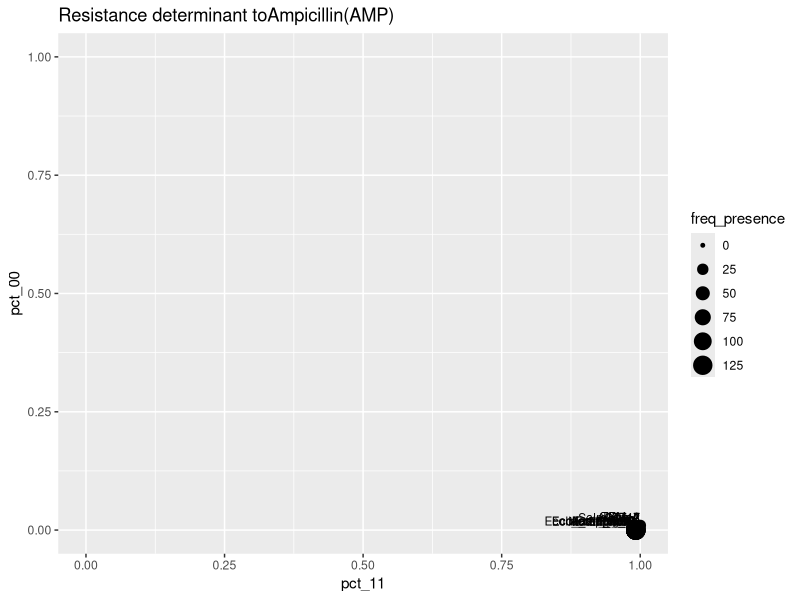
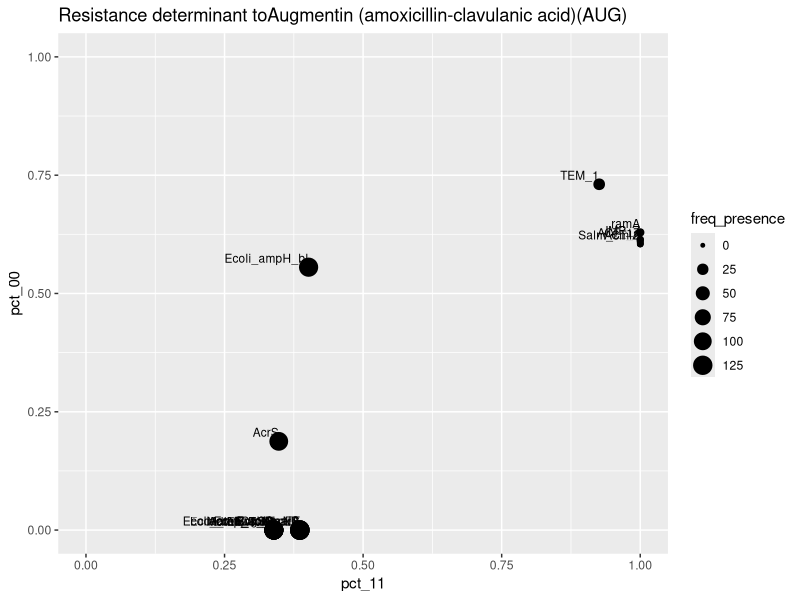
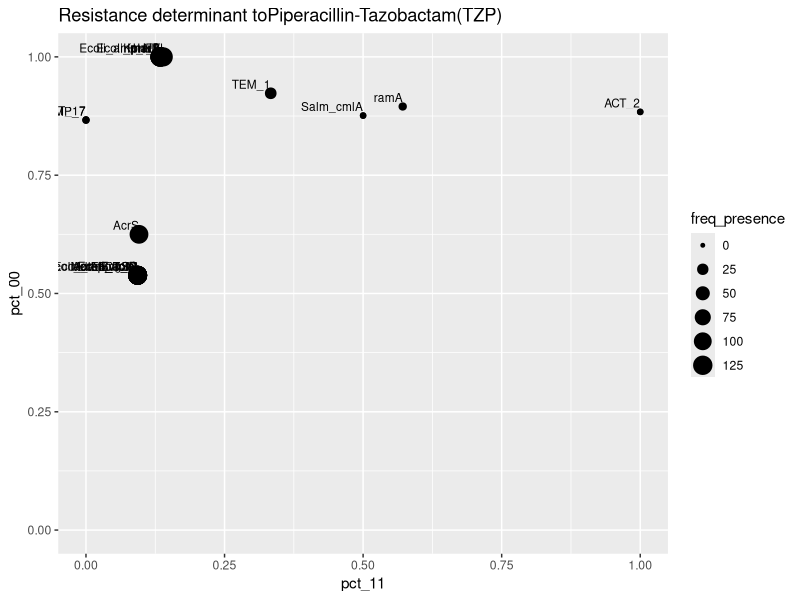
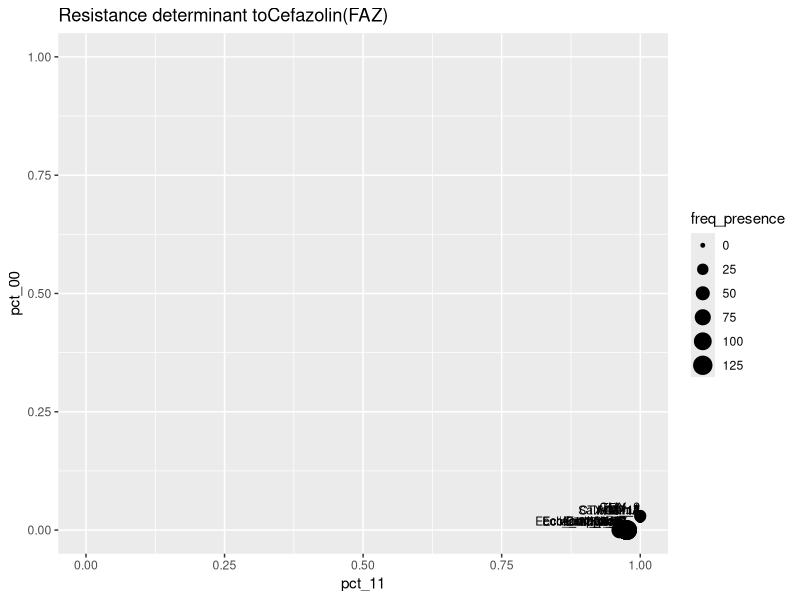
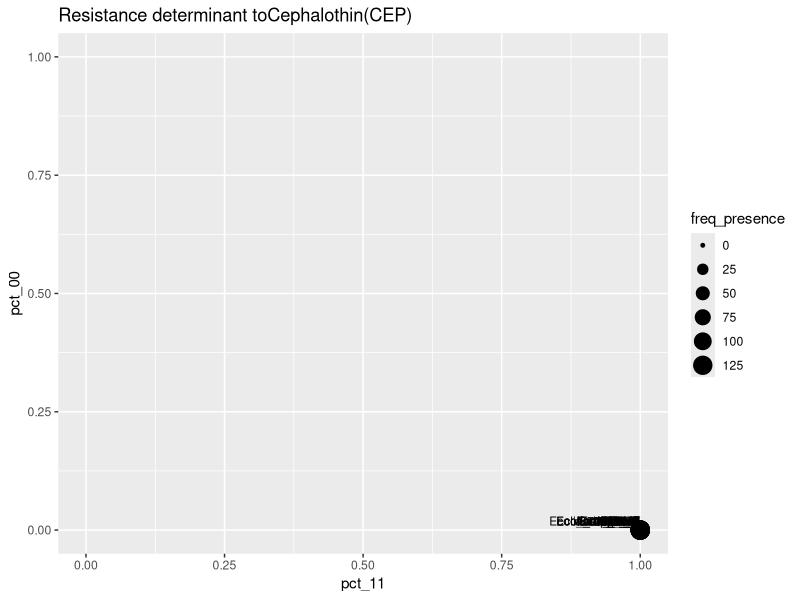
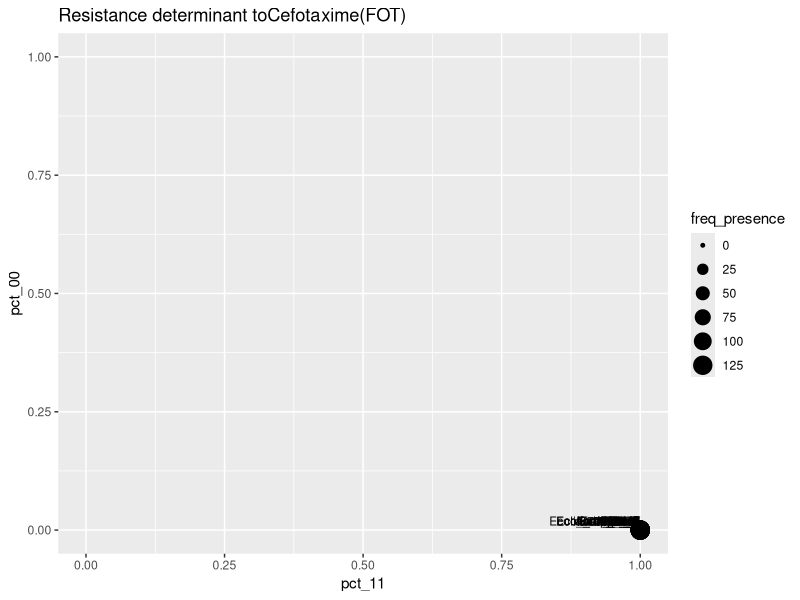
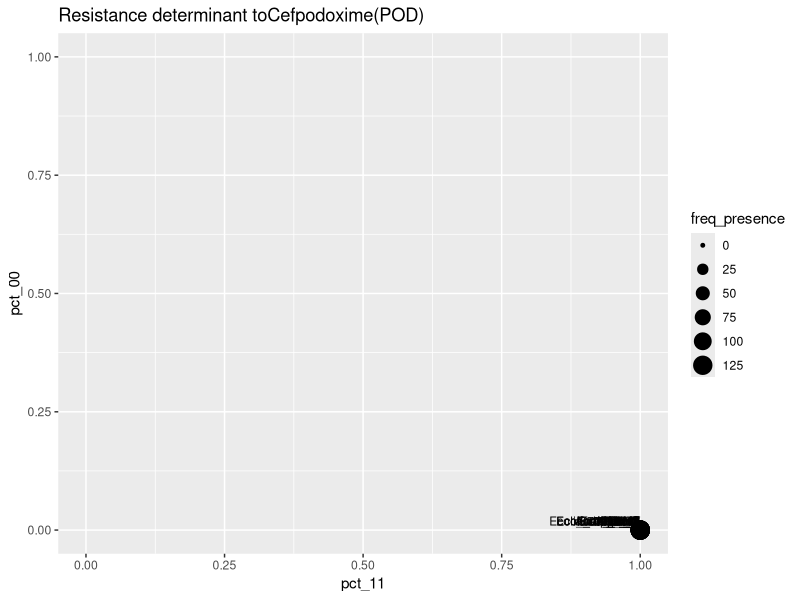
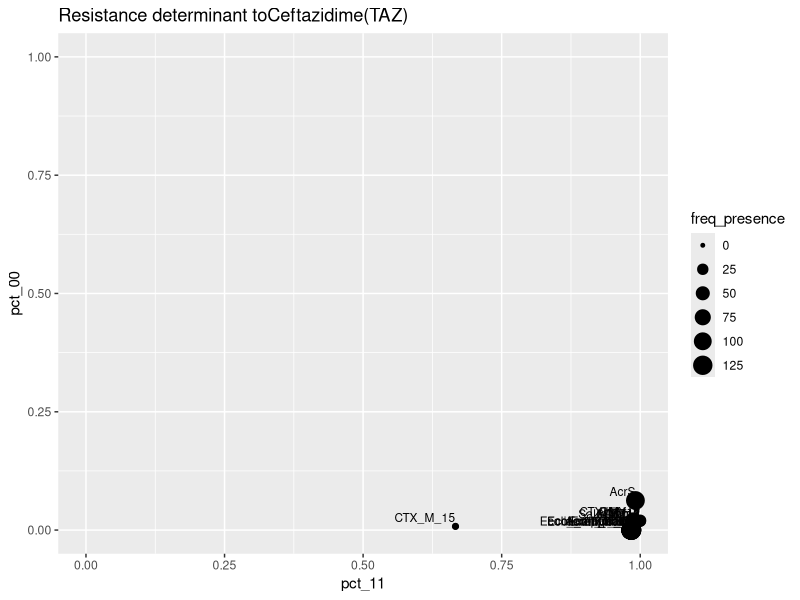

Write the R code that produced these figures, in order.
# 17 janvier 2020
# Jean-Simon Brouard

#install.packages("devtools")
#install.packages("rlang")

#devtools::install_github("r-lib/svglite")


library(tidyverse)
library(ggplot2)



#------------------------------------------------------------------------------
# Function str_to_quosure
#------------------------------------------------------------------------------
# This mini function convert string to quosure objects
# It is helpful in circumstances when using an external source to define
# dplyr arguments to be used in functions
# See https://github.com/r-lib/rlang/issues/116
# and https://dplyr.tidyverse.org/articles/programming.html
#------------------------------------------------------------------------------
str_to_quosure <- function(string) {
  out <- quo(!!sym(string))
  return (out)
}
#------------------------------------------------------------------------------

#------------------------------------------------------------------------------
# Function pheno_geno
#------------------------------------------------------------------------------
# This function take a phenotype (AST) (e.g. SUL or FOT)
# and a list of associated genes gene_list <- c(quo(sul1), quo(sul2), quo(sul3))
# Note that the gene list is a list of quosure for ensuring that
# we can use dyplr's verbs inside functions
# see https://dplyr.tidyverse.org/articles/programming.html
# usage example: pheno_geno (df, SUL, sul_genes_list)
#------------------------------------------------------------------------------
pheno_geno <- function (df, AST, gene_list, antibio) {
  
  header_df <- c('freq_presence', 'freq_absence', 'var00', 'var11', 'var10', 'var01', 'pct_00', 'pct_11' )
  AST <- enquo(AST)
  AST_name <- paste0(quo_name(AST))  # Will be used to name the plot
  
  print (gene_list)
  
  # Number of resistant strains
  nb_r_strains <- df %>% filter (!!AST == 1) %>% count() %>% pull(n)
  cat(nb_r_strains, ' strains are resistant to ', antibio , ' (', AST_name, ')')

  # Apply our function to calculate var_11, var_00,  etc! to a list of genes implicated in the resistance
  out <- lapply(gene_list, calculate_concordance, df=df, AST_col=!!AST)
  
  df2 <- as.data.frame(do.call(rbind, out))  # bind the results in a dataframe
  
  names(df2) <- header_df  # name the columns dataframe
  
  # Get string objects from quosure?
  L <- lapply(gene_list, quo_name)
  
  df3 <- df2 %>% add_column(gene=L) %>% select(gene, everything())
  
  print(df3)
  
  ggplot(df3, aes(x=pct_11, y=pct_00)) +
    geom_point(shape=21, fill='blue') +
    xlim(c(0, 1)) +
    ylim(c(0, 1)) +
    geom_text(aes(label=gene), size=3, hjust=1, vjust=-0.5) +
    geom_point(aes(size = freq_presence))
  
  # 2 Create the plot
  p <- ggplot(df3, aes(x=pct_11, y=pct_00)) +
    geom_point(shape=21, fill='blue') +
    xlim(c(0, 1)) +
    ylim(c(0, 1)) +
    geom_text(aes(label=gene), size=3, hjust=1, vjust=-0.5) +
    geom_point(aes(size = freq_presence)) +
    ggtitle(paste("Resistance determinant to", antibio, "(" , AST_name, ")", sep=""))
  p
  # Specify files to save your image using a function such as jpeg(), png(), svg() or pdf()  
  # ggsave(plot=p, paste("plots/", AST_name, ".svg", sep=""), width = 14, height = 7, dpi=600)
}
#------------------------------------------------------------------------------

#------------------------------------------------------------------------------
# Function calculate_concordance
#------------------------------------------------------------------------------
# This function take a dataframe containing genotypes phenotypes data
# and return a small dataframe with calculated PCT_00 and PCT_11 values
# Usage example: calculate_concordance(df, SUL, sul2)
#------------------------------------------------------------------------------
calculate_concordance <- function (df, AST_col, gene_col) {
  
  # Take the parameter AST_col and gene_col and just remember, R, that it is an expression.
  # Wn this case, the parameter of a function, denoting a column.
  # When using this NSE in function, prefix with !!
  AST <- enquo(AST_col)
  gene <- enquo(gene_col)
  
  # Give frequencies of the gene
  freq_presence <- df %>% filter (!!AST %in% c(0, 1) & !!gene != 0) %>% select (!!AST, !!gene) %>% count() %>% pull(n)
  freq_absence <- df %>% filter (!!AST %in% c(0, 1) & !!gene == 0) %>% select (!!AST, !!gene) %>% count() %>% pull(n)
  
  # Values corresponding to 00 (absence of resistance gene, absence of observed resistance)
  var00 <- df %>% filter (!!gene == 0 & !!AST == 0) %>% count() %>% pull(n)
  
  # Values corresponding to 11 (presence of resistance gene, presence of observed resistance)
  var11 <- df %>% filter (!!gene != 0 & !!AST == 1) %>% count() %>% pull(n)
  
  # Values corresponding to 10 (presence of resistance gene, absence of observed resistance)
  var10 <- df %>% filter (!!gene != 0 & !!AST == 0) %>% count() %>% pull(n)
  
  # Values corresponding to 01 (absence of resistance gene, presence of observed resistance)
  var01 <- df %>% filter (!!gene == 0 & !!AST == 1) %>% count() %>% pull(n)
  
  pct_00 = var00/freq_absence
  pct_11 = var11/freq_presence
  
  data <- c(freq_presence, freq_absence, var00, var11, var10, var01, pct_00, pct_11)
  return(data)
}
#------------------------------------------------------------------------------


# 1  - Loading the Phenotype dataset 
# Using the version where raw phenotypes (R, S, I) were interpreted as 1 or 0 by DPL

ast_carcass <- read.csv('data_140120/ast_carcass.csv', sep =',')

ast_feces_etc <- read.csv('data_140120/ast_feces_etc.csv', sep = ',')

ast <- ast_carcass %>% bind_rows(ast_feces_etc)

ast2 <- ast %>% rename(Strain = strain) # in the csv we have 'strain' not 'Strain' as in res dataset 


# 2 - Loading the Genotype dataset

res <- read.csv('data_271119/resistome_271119_collapsed.csv', sep ='\t')

res2 <- res %>% filter(steve_strain_names != 'NAs')


# 3 - Merging the two previous datasets
df <- ast2 %>% inner_join(res2, by = 'Strain')

# 3.1 Put in a variable the Antibiotic resistance genes actually found in the strains
ARG_found <- as.list(colnames(df))[-1:-48]   # cols 1 to 47 are other stuff or metadata


# 4 - Loading the resistance determiant dataset
res_det <- read.csv('data_210120/res_det.csv', sep =',')


# 5 --> Playing interactively with the dataset with a nice example, the SUL phenotype

# 5.1 Little sanity check : see the 4 Providencia strains that are resistant to MEM
# and that bear the IMP-7 resistance gene 
df %>% filter( MEM == 1) %>% select(Strain, genus, ACT_2, Salm_gyrA, Ecoli_marR, Ecoli_acrR, sul2, KpnEF)


# look at CCV in details
df %>% filter( CCV == 1) %>% select(Strain, genus, CCV, Ecoli_acrR, H_NS, marA, Ecoli_marR, Ecoli_ampC1_bl, CTX_M_1, TolC, Ecoli_ampC_bl, KpnEF)





df %>% filter (sul1 != 0) %>% select (Strain, SUL, sul1, sul2, sul3)

# See var_00, i.e. strains which are devoid of sul2 and sensitive to SUL (normal)
df %>% filter (sul2 == 0 & SUL == 0 ) %>% select (Strain, genus, SUL, sul1, sul2, sul3)

# See var_11, i.e the many strains carrying the sul2 gene and actually resistant to SUL (normal)
df %>% filter (sul2 != 0 & SUL == 1) %>% select (Strain, genus, SUL, sul1, sul2, sul3)

# See var_10, i.e. the strains carrying the sul2 gene and actually sensitive to SUL (weird)
df %>% filter (sul2 != 0 & SUL == 0) %>% select (Strain, genus, SUL, sul1, sul2, sul3)

# See var_01, i.e. the strains devoid of the sul2 gene, but actually resistant to SUL (other gene implicated)
df %>% filter (sul2 == 0 & SUL == 1) %>% select (Strain, genus, SUL, sul1, sul2, sul3)


# 6 Debuging and testing section


#------------------------------------------------------------------------------
# 6.1 Performing analysis with home-made gene lists with quosures!
#------------------------------------------------------------------------------
SUL_list <- c(quo(sul2), quo(sul1), quo(sul3))

# Then calling the main function pheno_geno that notably produce graphs!
# If the graph does not appear interactively, look in the plot folder...
#pheno_geno(df, SUL, SUL_list)

# Alternatively, the quos (note the s) function take several arguments and will save time...
MEM_list <- quos(IMP_7, ACT_2, ACT_17, ramA, Ecoli_acrR, Ecoli_marR, marA)
#pheno_geno(df, MEM, MEM_list)




#------------------------------------------------------------------------------

#------------------------------------------------------------------------------v
# 6.2 Trying to construct these lists with R
#------------------------------------------------------------------------------
SUL <- res_det %>% filter (SUL == 1) %>% select (determinant)
b <- as.list(as.character(SUL$determinant))
# Ce qui m'a permis de comprendre
b[[2]]
quo(!!sym(b[[2]]))
c <- map(b, str_to_quosure) # where str_to_quosure is a minimal functionn that use sym and !!
#pheno_geno(df, SUL, c)
# Got the same result!

# Another test with FOT
FOT <- res_det %>% filter (FOT == 1) %>% select (determinant)
b <- as.list(as.character(FOT$determinant))
# Problem can occur because some gene determinant are not present in the pheno-geno dataset
# Here we list the ARG found
ARG_found <- as.list(colnames(df))[-1:-48]   # cols 1 to 47 are other stuff or metadata
c <- keep(b, (b %in% ARG_found))
d <- map(c, str_to_quosure) # map is a purrr fn
#------------------------------------------------------------------------------

# 7 - The true analysis with the 24 antibiotics!
  
#------------------------------------------------------------------------------
# 1 - AMP
#------------------------------------------------------------------------------
df2 <- res_det %>% filter (AMP == 1) %>% select (determinant)
b <- as.list(as.character(df2$determinant))
c <- keep(b, (b %in% ARG_found))
d <- map(c, str_to_quosure) # map is a purrr fn
pheno_geno(df, AMP, d, "Ampicillin")
#------------------------------------------------------------------------------

#------------------------------------------------------------------------------
# 2 - AUG
#------------------------------------------------------------------------------
df2 <- res_det %>% filter (AUG == 1) %>% select (determinant)
b <- as.list(as.character(df2$determinant))
c <- keep(b, (b %in% ARG_found))
d <- map(c, str_to_quosure) # map is a purrr fn
pheno_geno(df, AUG, d, "Augmentin (amoxicillin-clavulanic acid)")
#------------------------------------------------------------------------------

#------------------------------------------------------------------------------
# 3 - TZP
#------------------------------------------------------------------------------
df2 <- res_det %>% filter (TZP == 1) %>% select (determinant)
b <- as.list(as.character(df2$determinant))
c <- keep(b, (b %in% ARG_found))
d <- map(c, str_to_quosure) # map is a purrr fn
pheno_geno(df, TZP, d, "Piperacillin-Tazobactam")
#------------------------------------------------------------------------------

#------------------------------------------------------------------------------
# 4 - FAZ
#------------------------------------------------------------------------------
df2 <- res_det %>% filter (FAZ == 1) %>% select (determinant)
b <- as.list(as.character(df2$determinant))
c <- keep(b, (b %in% ARG_found))
d <- map(c, str_to_quosure) # map is a purrr fn
pheno_geno(df, FAZ, d, "Cefazolin")
#------------------------------------------------------------------------------

#------------------------------------------------------------------------------
# 5 - CEP
#------------------------------------------------------------------------------
df2 <- res_det %>% filter (CEP == 1) %>% select (determinant)
b <- as.list(as.character(df2$determinant))
c <- keep(b, (b %in% ARG_found))
d <- map(c, str_to_quosure) # map is a purrr fn
pheno_geno(df, CEP, d, "Cephalothin")
#------------------------------------------------------------------------------

#------------------------------------------------------------------------------
# 6 - CTX/FOT
#------------------------------------------------------------------------------
df2 <- res_det %>% filter (FOT == 1) %>% select (determinant)
b <- as.list(as.character(df2$determinant))
c <- keep(b, (b %in% ARG_found))
d <- map(c, str_to_quosure) # map is a purrr fn
pheno_geno(df, FOT, d, "Cefotaxime")
#------------------------------------------------------------------------------

#------------------------------------------------------------------------------
# 7 - POD
#------------------------------------------------------------------------------
df2 <- res_det %>% filter (POD == 1) %>% select (determinant)
b <- as.list(as.character(df2$determinant))
c <- keep(b, (b %in% ARG_found))
d <- map(c, str_to_quosure) # map is a purrr fn
pheno_geno(df, POD, d, "Cefpodoxime")
#------------------------------------------------------------------------------

#------------------------------------------------------------------------------
# 8 - TAZ
#------------------------------------------------------------------------------
df2 <- res_det %>% filter (TAZ == 1) %>% select (determinant)
b <- as.list(as.character(df2$determinant))
c <- keep(b, (b %in% ARG_found))
d <- map(c, str_to_quosure) # map is a purrr fn
pheno_geno(df, TAZ, d, "Ceftazidime")
#------------------------------------------------------------------------------

#------------------------------------------------------------------------------
# 9 - AXO
#------------------------------------------------------------------------------
df2 <- res_det %>% filter (AXO == 1) %>% select (determinant)
b <- as.list(as.character(df2$determinant))
c <- keep(b, (b %in% ARG_found))
d <- map(c, str_to_quosure) # map is a purrr fn
pheno_geno(df, AXO, d, "Ceftriaxone")
#------------------------------------------------------------------------------

#------------------------------------------------------------------------------
# 10 - FTC *
#------------------------------------------------------------------------------
df2 <- res_det %>% filter (FTC == 1) %>% select (determinant)
b <- as.list(as.character(df2$determinant))
c <- keep(b, (b %in% ARG_found))
d <- map(c, str_to_quosure) # map is a purrr fn
pheno_geno(df, FTC, d, "Cefotaxime-Clavulanic acid")
#------------------------------------------------------------------------------

#------------------------------------------------------------------------------
# 11 - CCV
#------------------------------------------------------------------------------
df2 <- res_det %>% filter (CCV == 1) %>% select (determinant)
b <- as.list(as.character(df2$determinant))
c <- keep(b, (b %in% ARG_found))
d <- map(c, str_to_quosure) # map is a purrr fn
pheno_geno(df, CCV, d, "Ceftazidime-Clavulanic acid")
#------------------------------------------------------------------------------

#------------------------------------------------------------------------------
# 12 - FEP
#------------------------------------------------------------------------------
df2 <- res_det %>% filter (FEP == 1) %>% select (determinant)
b <- as.list(as.character(df2$determinant))
c <- keep(b, (b %in% ARG_found))
d <- map(c, str_to_quosure) # map is a purrr fn
pheno_geno(df, FEP, d, "Cefepime")
#------------------------------------------------------------------------------

#------------------------------------------------------------------------------
# 13 - FOX
#------------------------------------------------------------------------------
df2 <- res_det %>% filter (FOX == 1) %>% select (determinant)
b <- as.list(as.character(df2$determinant))
c <- keep(b, (b %in% ARG_found))
d <- map(c, str_to_quosure) # map is a purrr fn
pheno_geno(df, FOX, d, "Cefoxitin")
#------------------------------------------------------------------------------

#------------------------------------------------------------------------------
# 14 - IMP
#------------------------------------------------------------------------------
df2 <- res_det %>% filter (IMP == 1) %>% select (determinant)
b <- as.list(as.character(df2$determinant))
c <- keep(b, (b %in% ARG_found))
d <- map(c, str_to_quosure) # map is a purrr fn
pheno_geno(df, IMP, d, "Imipenem")
#------------------------------------------------------------------------------

#------------------------------------------------------------------------------
# 15 - MER/MEM
#------------------------------------------------------------------------------
df2 <- res_det %>% filter (MEM == 1) %>% select (determinant)
b <- as.list(as.character(df2$determinant))
c <- keep(b, (b %in% ARG_found))
d <- map(c, str_to_quosure) # map is a purrr fn
pheno_geno(df, MEM, d, "Meropenem")
#------------------------------------------------------------------------------

#------------------------------------------------------------------------------
# 16 - SUL
#------------------------------------------------------------------------------
df2 <- res_det %>% filter (SUL == 1) %>% select (determinant)
b <- as.list(as.character(df2$determinant))
c <- keep(b, (b %in% ARG_found))
d <- map(c, str_to_quosure) # map is a purrr fn
pheno_geno(df, SUL, d, "Sulfisoxazole")
#------------------------------------------------------------------------------

#------------------------------------------------------------------------------
# 17 - SXT
#------------------------------------------------------------------------------
df2 <- res_det %>% filter (SXT == 1) %>% select (determinant)
b <- as.list(as.character(df2$determinant))
c <- keep(b, (b %in% ARG_found))
d <- map(c, str_to_quosure) # map is a purrr fn
pheno_geno(df, SXT, d, "Trimethoprim-Sulfamethoxazole")
#------------------------------------------------------------------------------

#------------------------------------------------------------------------------
# 18 - TET
#------------------------------------------------------------------------------
df2 <- res_det %>% filter (TET == 1) %>% select (determinant)
b <- as.list(as.character(df2$determinant))
c <- keep(b, (b %in% ARG_found))
d <- map(c, str_to_quosure) # map is a purrr fn
pheno_geno(df, TET, d, "Tetracycline")
#------------------------------------------------------------------------------

#------------------------------------------------------------------------------
# 19 - GEN
#------------------------------------------------------------------------------
df2 <- res_det %>% filter (GEN == 1) %>% select (determinant)
b <- as.list(as.character(df2$determinant))
c <- keep(b, (b %in% ARG_found))
d <- map(c, str_to_quosure) # map is a purrr fn
pheno_geno(df, GEN, d, "Gentamicin")
#------------------------------------------------------------------------------

#------------------------------------------------------------------------------
# 20 - STR
#------------------------------------------------------------------------------
df2 <- res_det %>% filter (STR == 1) %>% select (determinant)
b <- as.list(as.character(df2$determinant))
c <- keep(b, (b %in% ARG_found))
d <- map(c, str_to_quosure) # map is a purrr fn
pheno_geno(df, STR, d, "Streptomycin")
#------------------------------------------------------------------------------

#------------------------------------------------------------------------------
# 21 - AZI
#------------------------------------------------------------------------------
df2 <- res_det %>% filter (AZI == 1) %>% select (determinant)
b <- as.list(as.character(df2$determinant))
c <- keep(b, (b %in% ARG_found))
d <- map(c, str_to_quosure) # map is a purrr fn
pheno_geno(df, AZI, d, "Azithromycin")
#------------------------------------------------------------------------------

#------------------------------------------------------------------------------
# 22 - CIP
#------------------------------------------------------------------------------
df2 <- res_det %>% filter (CIP == 1) %>% select (determinant)
b <- as.list(as.character(df2$determinant))
c <- keep(b, (b %in% ARG_found))
d <- map(c, str_to_quosure) # map is a purrr fn
pheno_geno(df, CIP, d, "Ciprofloxacin")
#------------------------------------------------------------------------------

#------------------------------------------------------------------------------
# 23 - NAL
#------------------------------------------------------------------------------
df2 <- res_det %>% filter (NAL == 1) %>% select (determinant)
b <- as.list(as.character(df2$determinant))
c <- keep(b, (b %in% ARG_found))
d <- map(c, str_to_quosure) # map is a purrr fn
pheno_geno(df, NAL, d, "Nalidixic acid")
#------------------------------------------------------------------------------

#------------------------------------------------------------------------------
# 24 - CHL
#------------------------------------------------------------------------------
df2 <- res_det %>% filter (CHL == 1) %>% select (determinant)
b <- as.list(as.character(df2$determinant))
c <- keep(b, (b %in% ARG_found))
d <- map(c, str_to_quosure) # map is a purrr fn
pheno_geno(df, CHL, d, "Chloramphenicol")
#------------------------------------------------------------------------------


























